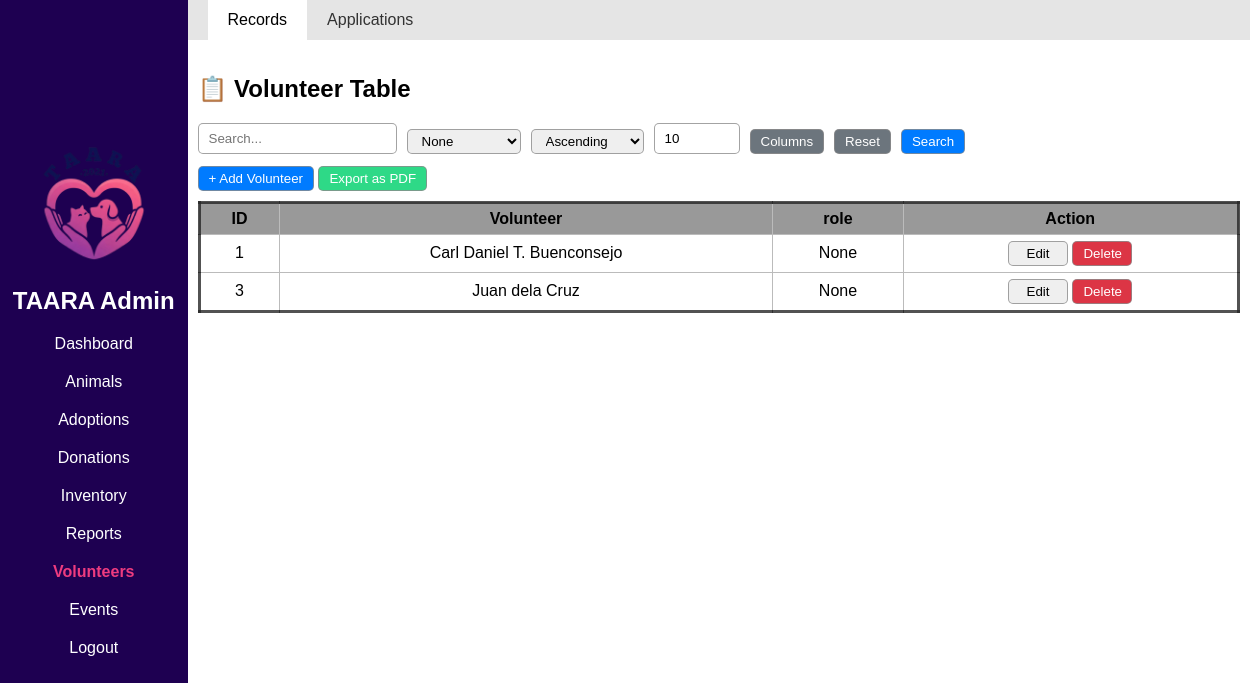
Page /Admin/volunteers-records.php on the committed database.
### tables this page shows
CREATE TABLE `volunteer` (
  `volunteer_id` int(25) NOT NULL,
  `full_name` varchar(255) NOT NULL,
  `role` varchar(255) NOT NULL DEFAULT 'None',
  `user_id` int(25) NOT NULL
);

### includes/db_connection.php (called while the page is built, shortened)
<?php
function connect() {
    $servername =  "localhost";
    $username =  "root";
    $password =  "";
    $dbname =  "taara_db";
    $conn = new mysqli($servername, $username, $password, $dbname);
    return $conn;
}
class DatabaseCRUD {
    private $conn;
    private $table;
    public function __construct($table) {
        $this->conn = connect();
        $this->table = $table;
        $this->columns = $this->getTableColumns();
    }
    private function getTableColumns() {
        $query = "SHOW COLUMNS FROM `$this->table`";
        $result = $this->conn->query($query);
        $cols = [];
        while ($row = $result->fetch_assoc()) {
            $cols[$row['Field']] = $row;
        }
        return $cols;
    }
    public function readAll() {
        $sql = "SELECT * FROM {$this->table}";
        $result = $this->conn->query($sql);
        $rows = [];
        if ($result && $result->num_rows > 0) {
            while ($row = $result->fetch_assoc()) {
                $rows[] = $row;
            }
        }
        return $rows;
    }
}

### Admin/volunteers-records.php (the view, shortened to what this page needs)
<?php
include "../includes/db_connection.php";
include "../Admin/admin_ui.php";
$tableName = 'volunteer';
$pk = 'volunteer_id';
$crud = new DatabaseCRUD($tableName);
$tableData = $crud->readAll();
$fieldsConfig = [
    'volunteer_id' => 'id',
    'full_name' => 'text',
    'role' => ['secretariat', 'logistics', 'public relations & research', 'adoption & foster', 'rescue initiatives', 'multimedia/creatives', 'documentation'],
    'user_id' => 'fk'];
$foreignKeys = [
      'user_id' => [
        'table' => 'user',
        'key'   => 'user_id',
        'label' => 'username'
    ]
];
$fkCache = [];
foreach ($foreignKeys as $fkColumn => $fkConf) {
    $fkCrud = new DatabaseCRUD($fkConf["table"]);
    $records = $fkCrud->readAll();
    foreach ($records as $r) {
        $fkCache[$fkColumn][$r[$fkConf["key"]]] = $r[$fkConf["label"]];
    }
    $foreignKeys[$fkColumn]['records'] = $records;
}
$fieldLabels = [
    'volunteer_id' => 'ID',
    'full_name' => 'Volunteer',
    'role' => 'role',
    'user_id' => 'Username'
];
$visibleColumns = $_SESSION['visibleColumns'];
function e($v){ return htmlspecialchars($v ?? '', ENT_QUOTES); }
include "../includes/post_handler.php";
?>
<!DOCTYPE html>
<html>
<head>
<link rel="stylesheet" href="../CSS/admin_style.css">
</head>
<body>
<?= displayNav('volunteers'); ?>
<main class="content flex-c">
    <header class='top-nav flex-r'>
        <a href='volunteers-records.php' class='top-active'>Records</a>
        <a href='volunteers-application.php'>Applications</a>
    </header>
    <div style='padding-inline:10px;'>
        <h2>📋 <?= ucwords(str_replace('_',' ',$tableName)) ?> Table</h2>
        <form method="POST" enctype="multipart/form-data" style="margin-bottom:12px;">
            <div class="search-group">
                <input type="text" name="search_bar" class="search-bar" placeholder="Search..." value="<?= e($_POST['search_bar'] ?? '') ?>">
                <select name="search_by">
                    <option value="none">None</option>
                </select>
                <select name="order_by" placeholder='Order by'>
                    <option value="ascending" <?= (isset($_POST['order_by']) && $_POST['order_by']==='ascending')?'selected':'' ?>>Ascending</option>
                </select>
                <input type="number" name="num_of_results" min="1" max="1000" value="<?= intval($_POST['num_of_results']??10) ?>" placeholder='Results shown'>
                <button type="button" class="btn btn-secondary" onclick="toggleColumnSelector()">Columns</button>
                <button type="submit" name="reset_btn" class="btn btn-secondary">Reset</button >
                <button type="submit" name="search_btn" class="btn btn-primary">Search</button>
            </div>
        </form>
        <button class="btn btn-primary" onclick="openSharedModal('add')">+ Add <?= ucwords($tableName) ?></button>
        <a href="../export/export_pdf.php?table=<?=$tableName?>" target="_blank"><button type='button' class="btn btn-success">Export as PDF</button></a>
        <div class="result-table">
            <table class="rounded-border">
                <thead>
                <tr>
                    <?php foreach($visibleColumns as $f): ?>
                        <?php
                            if(isset($foreignKeys[$f])) {
                                $label = $foreignKeys[$f]['label'];
                                echo "<th>" . e($fieldLabels[$f] ?? ucwords(str_replace('_',' ',$f))) . "</th>";
                            } else {
                                echo "<th>" . e($fieldLabels[$f] ?? ucwords(str_replace('_',' ',$f))) . "</th>";
                            }
                        ?>
                    <?php endforeach; ?>
                    <th>Action</th>
                </tr>
                </thead>
                <tbody>
                <?php foreach($tableData as $row): ?>
                <tr>
                    <?php foreach($visibleColumns as $f): ?>
                        <?php if ($fieldsConfig[$f] === 'image'): ?>
                            <?php
                                $imgFile = $row[$f] ?? '';
                                $imgPath = "../Assets/UserGenerated/" . $imgFile;
                                $exists = !empty($imgFile) && file_exists(__DIR__ . "/../Assets/UserGenerated/" . $imgFile);
                            ?>
                            <td>
                                <?php if ($exists): ?>
                                    <img
                                        src="<?= $imgPath ?>"
                                        class="thumb-img"
                                        onclick="openImagePreview('<?= $imgPath ?>')">
                                <?php else: ?>
                                    <span>No image</span>
                                <?php endif; ?>
                            </td>
                        <?php elseif(isset($foreignKeys[$f])): ?>
                            <td><?= e($fkCache[$f][$row[$f]] ?? "Unknown") ?></td>
                        <?php else: ?>
                            <td><?= e($row[$f] ?? '') ?></td>
                        <?php endif; ?>
                    <?php endforeach; ?>
                    <td style="width: auto;">
                        <?php $json = htmlspecialchars(json_encode($row, JSON_HEX_APOS | JSON_HEX_QUOT), ENT_QUOTES, 'UTF-8'); ?>
                        <button onclick="openSharedModal('edit', <?= $json ?>)" style='width:60px;' class='btn btn-info action-btn'>Edit</button>
                        <button onclick='openDeleteModal(<?= e($row[$pk]) ?>,"<?= e($row[$pk]) ?>")' style='width:60px;' class='btn btn-danger action-btn'>Delete</button>
                    </td>
                </tr>
                <?php endforeach; ?>
                </tbody>
            </table>
        </div>
    </div>
</main>
</body>
</html>

### CSS/admin_style.css (style rules this page uses)
* { font-family: Arial, Helvetica, sans-serif; }
body { margin: 0; }
main { gap: 15px; height: auto; }
table { text-align: center; width: 100%; border-collapse: collapse; margin-block: 10px; }
thead { border-collapse: collapse; background-color: #999999; }
th,td { padding: 6px 8px; border: 1px solid #bbb; }
a { text-decoration: none; color: inherit; }
input, select, datalist, button, textarea { border: 1px solid rgba(141, 141, 141, 0.8); width: auto; border-radius: 5px; height: 25px; padding: 2px 10px; }
.flex-c { display: flex; flex-direction: column; }
.flex-r { display: flex; flex-direction: row; }
.rounded-border { border: 3px solid rgba(39, 39, 39, 0.8); border-radius: 15px; }
.top-nav { width: 100%; height: 5vh; box-shadow: 1px rgba(5, 2, 2, 0.3); display: flex; flex-direction: row; align-items: center; padding-inline: 20px; gap: 20px; background-color: #e5e5e5; color: #323232; }
.top-active { background-color: white; border-radius: 5px; padding: 20px; color: #000000; }
.content { margin-left: 15vw; }
.search-group { gap: 0.2rem; display: flex; align-items: flex-end; gap: 10px; }
.btn { cursor:pointer; place-content: center; place-items: center; }
.btn-primary { background:#007bff; color:#fff; }
.btn-danger { background:#dc3545; color:#fff; }
.btn-success { background:#2ed987; color:#fff; }
.btn-secondary { background:#6c757d; color:#fff; }

### rows in the picture
volunteer: volunteer_id "1", full_name "Carl Daniel T. Buenconsejo", role "None"
volunteer: volunteer_id "3", full_name "Juan dela Cruz", role "None"

### other values in the picture
str_replace('_',' ',$tableName) "Volunteer"
$tableName "Volunteer"
$fieldLabels[$f] "ID"
$fieldLabels[$f] "Volunteer"
$fieldLabels[$f] "role"
